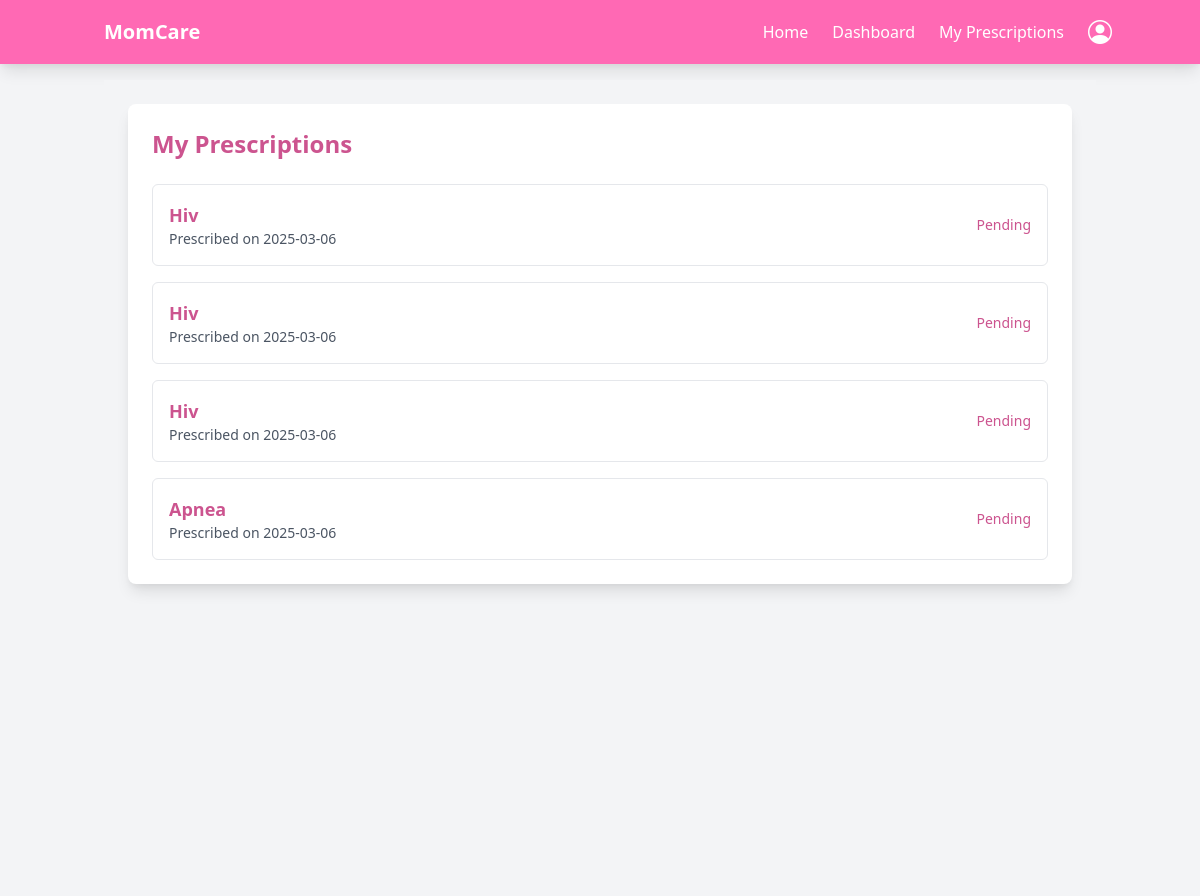
/antenental/my-prescriptions/ (signed in), run on the app's committed database.
### antenental/models.py (models this page shows, shortened)
class Prescription(models.Model):
    patient = models.ForeignKey(User, related_name='prescriptions', on_delete=models.CASCADE)  # Links to the registered patient
    doctor = models.ForeignKey(User, related_name='prescribed_by', on_delete=models.CASCADE)  # Links to the doctor who prescribed
    disease_condition = models.CharField(max_length=255)  # Disease or condition the patient is being treated for
    prescription_date = models.DateField(default=now)  # Date the prescription was made
    follow_up_date = models.DateField(null=True, blank=True)  # Latest date when the patient should have this checked
    extra_information = models.TextField(null=True, blank=True)  # Any additional information about the prescription
    cleared = models.BooleanField(default=False)  # Whether the prescription has been cleared or not
    cleared_date = models.DateTimeField(null=True, blank=True)  # Date when the prescription was cleared
    created_at = models.DateTimeField(auto_now_add=True)
    updated_at = models.DateTimeField(auto_now=True)

### antenental/views.py (the view)
# urls.py: path('my-prescriptions/',views.my_prescriptions, name='my_prescriptions'),
@login_required
def my_prescriptions(request):
    prescriptions = Prescription.objects.filter(patient=request.user)
    return render(request, 'antenatal/my_prescriptions.html', {
        'prescriptions': prescriptions,
    })

### templates/antenatal/my_prescriptions.html
{% extends 'base.html' %}
{% load static %}
{% block content %}
<main class="min-h-screen p-6 bg-gray-100">
    <div class="container mx-auto">
        <div class="bg-white p-6 rounded-lg shadow-lg">
            <h2 class="text-2xl font-bold text-hotpink-dark mb-6">My Prescriptions</h2>
            <div class="space-y-4">
                {% for prescription in prescriptions %}
                    <a href="{% url 'prescription_details' prescription.id %}" class="block p-4 border border-gray-200 rounded-md hover:bg-gray-50">
                        <div class="flex justify-between items-center">
                            <div>
                                <h3 class="text-lg font-semibold text-hotpink-dark">
                                    {{ prescription.disease_condition }}
                                </h3>
                                <p class="text-sm text-gray-600">Prescribed on {{ prescription.prescription_date|date:"Y-m-d" }}</p>
                            </div>
                            <div class="text-sm text-gray-500">
                                {% if prescription.cleared %}
                                    <span class="text-green-600">Cleared</span>
                                {% else %}
                                    <span class="text-hotpink-dark">Pending</span>
                                {% endif %}
                            </div>
                        </div>
                    </a>
                {% empty %}
                    <p class="text-gray-600">No prescriptions found.</p>
                {% endfor %}
            </div>
        </div>
    </div>
</main>
{% endblock %}

### templates/base.html (style rules this page uses)
.text-hotpink-dark { color: #cc548f; }

### data on the page
Prescription: disease_condition "Hiv", prescription_date "2025-03-06", cleared "Pending"
Prescription: disease_condition "Hiv", prescription_date "2025-03-06", cleared "Pending"
Prescription: disease_condition "Hiv", prescription_date "2025-03-06", cleared "Pending"
Prescription: disease_condition "Apnea", prescription_date "2025-03-06", cleared "Pending"
